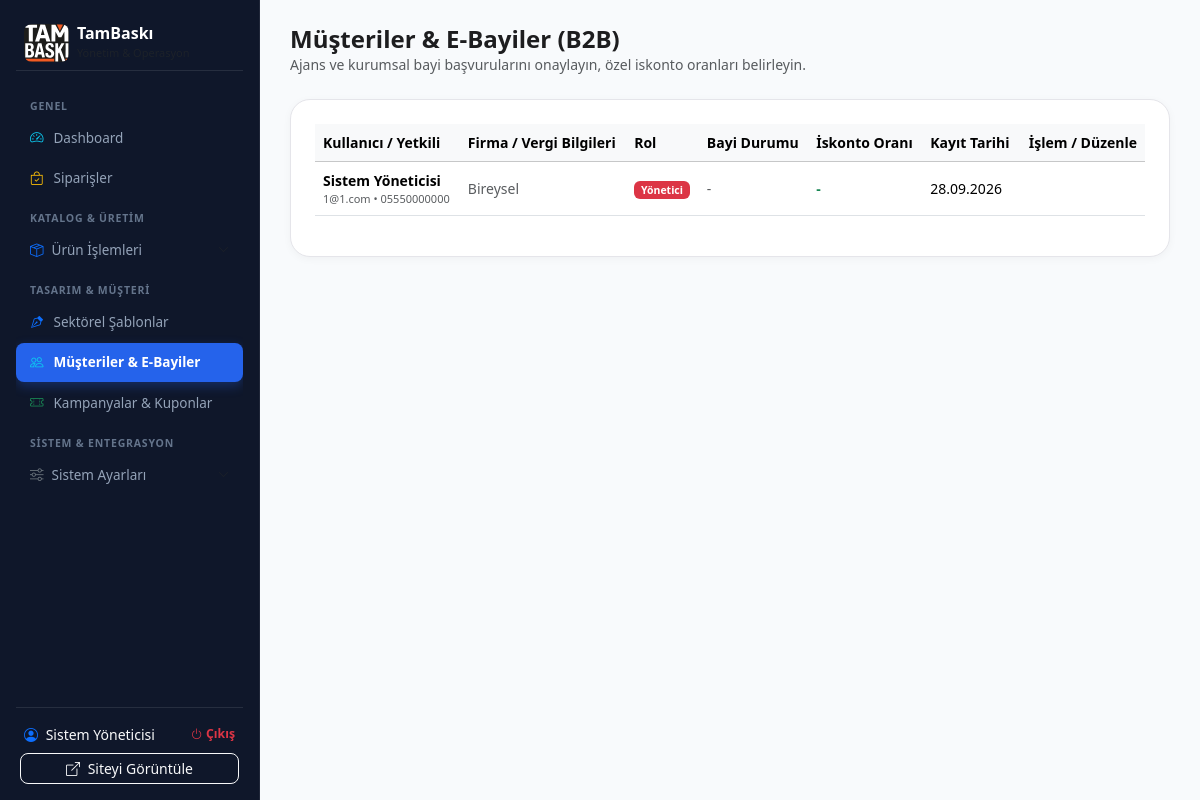
Screenshot of /admin/dealers.php (signed in) with the database file from the repository.
### tables this page shows
CREATE TABLE IF NOT EXISTS `users` (
  `id` INT AUTO_INCREMENT PRIMARY KEY,
  `full_name` VARCHAR(150) NOT NULL,
  `email` VARCHAR(150) NOT NULL UNIQUE,
  `password` VARCHAR(255) NOT NULL,
  `phone` VARCHAR(30) NULL,
  `role` ENUM('admin', 'customer', 'dealer') DEFAULT 'customer',
  `dealer_company` VARCHAR(200) NULL,
  `tax_number` VARCHAR(50) NULL,
  `tax_office` VARCHAR(100) NULL,
  `dealer_status` ENUM('pending', 'approved', 'rejected') DEFAULT 'pending',
  `discount_rate` DECIMAL(5,2) DEFAULT 0.00,
  `address` TEXT NULL,
  `city` VARCHAR(50) NULL,
  `district` VARCHAR(50) NULL,
  `created_at` DATETIME DEFAULT CURRENT_TIMESTAMP,
  `updated_at` DATETIME DEFAULT CURRENT_TIMESTAMP ON UPDATE CURRENT_TIMESTAMP
);

### classes/Auth.php (called while the page is built, shortened)
<?php
class Auth {
    private static $currentUser = null;
    public static function check() {
        return isset($_SESSION['user_id']) && !empty($_SESSION['user_id']);
    }
    public static function user() {
        if (self::$currentUser !== null) return self::$currentUser;
        $db = Database::getInstance()->getConnection();
        $stmt = $db->prepare("SELECT * FROM users WHERE id = ?");
        $stmt->execute([$_SESSION['user_id']]);
        self::$currentUser = $stmt->fetch();
        return self::$currentUser;
    }
    public static function isAdmin() {
        $user = self::user();
        return $user && $user['role'] === 'admin';
    }
    public static function requireAdmin() {
        if (!self::isAdmin()) {
            Helper::setFlash('danger', 'Bu sayfaya erişim yetkiniz bulunmuyor.');
            header("Location: " . SITE_URL . "/admin/login.php?redirect=" . urlencode($_SERVER['REQUEST_URI']));
            exit;
        }
    }
}

### admin/dealers.php (the view, shortened to what this page needs)
<?php
Auth::requireAdmin();
$db = Database::getInstance()->getConnection();
$users = $db->query("SELECT * FROM users ORDER BY role ASC, id DESC")->fetchAll();
require_once __DIR__ . '/header.php';
?>
<div class="d-flex justify-content-between align-items-center mb-4">
    <div>
        <h4 class="fw-bold mb-0">Müşteriler & E-Bayiler (B2B)</h4>
        <p class="text-muted small mb-0">Ajans ve kurumsal bayi başvurularını onaylayın, özel iskonto oranları belirleyin.</p>
    </div>
</div>
<div class="apple-card p-4">
    <div class="table-responsive">
        <table class="table table-hover align-middle small">
            <thead class="table-light">
                <tr>
                    <th>Kullanıcı / Yetkili</th>
                    <th>Firma / Vergi Bilgileri</th>
                    <th>Rol</th>
                    <th>Bayi Durumu</th>
                    <th>İskonto Oranı</th>
                    <th>Kayıt Tarihi</th>
                    <th class="text-end">İşlem / Düzenle</th>
                </tr>
            </thead>
            <tbody>
                <?php foreach ($users as $u): ?>
                    <tr>
                        <td>
                            <div class="fw-bold"><?= htmlspecialchars($u['full_name']) ?></div>
                            <div class="text-muted" style="font-size: 11px;"><?= htmlspecialchars($u['email']) ?> • <?= htmlspecialchars($u['phone'] ?? '') ?></div>
                        </td>
                        <td>
                            <?php if ($u['role'] === 'dealer'): ?>
                                <div class="fw-bold"><?= htmlspecialchars($u['dealer_company'] ?? '-') ?></div>
                                <div class="text-muted" style="font-size: 11px;">V.No: <?= htmlspecialchars($u['tax_number'] ?? '-') ?> (<?= htmlspecialchars($u['tax_office'] ?? '-') ?>)</div>
                            <?php else: ?>
                                <span class="text-muted">Bireysel</span>
                            <?php endif; ?>
                        </td>
                        <td>
                            <?php if ($u['role'] === 'admin'): ?>
                                <span class="badge bg-danger">Yönetici</span>
                            <?php elseif ($u['role'] === 'dealer'): ?>
                                <span class="badge bg-primary">E-Bayi</span>
                            <?php else: ?>
                                <span class="badge bg-secondary">Müşteri</span>
                            <?php endif; ?>
                        </td>
                        <td>
                            <?php if ($u['role'] === 'dealer'): ?>
                                <?php if ($u['dealer_status'] === 'approved'): ?>
                                    <span class="badge bg-success">Onaylandı</span>
                                <?php elseif ($u['dealer_status'] === 'pending'): ?>
                                    <span class="badge bg-warning text-dark">Onay Bekliyor</span>
                                <?php else: ?>
                                    <span class="badge bg-danger">Reddedildi</span>
                                <?php endif; ?>
                            <?php else: ?>
                                <span class="text-muted">-</span>
                            <?php endif; ?>
                        </td>
                        <td class="fw-bold text-success">
                            <?= $u['role'] === 'dealer' ? '%' . (int)$u['discount_rate'] : '-' ?>
                        </td>
                        <td><?= date('d.m.Y', strtotime($u['created_at'])) ?></td>
                        <td class="text-end">
                        </td>
                    </tr>
                <?php endforeach; ?>
            </tbody>
        </table>
    </div>
</div>
<?php require_once __DIR__ . '/footer.php'; ?>

### admin/header.php (shortened to what this page needs)
<?php
$currentAdmin = Auth::user();
$activePage = basename($_SERVER['PHP_SELF']);
$isProductMenuOpen = in_array($activePage, ['products.php', 'categories.php', 'variants.php', 'pricing_engine.php']);
$isSettingsMenuOpen = in_array($activePage, ['payment_settings.php', 'cargo_settings.php', 'ai_api.php']);
?>
<!DOCTYPE html>
<html lang="tr">
<head>
    <link href="https://cdn.jsdelivr.net/npm/bootstrap@5.3.3/dist/css/bootstrap.min.css" rel="stylesheet">
    <link rel="stylesheet" href="https://cdn.jsdelivr.net/npm/bootstrap-icons@1.11.3/font/bootstrap-icons.min.css">
    <link rel="stylesheet" href="<?= SITE_URL ?>/assets/css/style.css">
</head>
<body>
<div class="d-flex flex-column flex-lg-row">
    <aside class="admin-sidebar p-3 d-flex flex-column">
        <div class="d-flex align-items-center gap-2 mb-3 px-2 pt-2 pb-2 border-bottom border-secondary border-opacity-25">
            <a href="<?= SITE_URL ?>/admin/index.php" class="d-flex align-items-center gap-2 text-decoration-none">
                <img src="<?= SITE_URL ?>/assets/img/logo-badge.svg" alt="TamBaskı" style="height: 38px; width: auto; border-radius: 8px;">
                <div>
                    <div class="fw-bold text-white fs-6 lh-1">TamBaskı</div>
                    <div class="text-muted small mt-1" style="font-size: 11px;">Yönetim & Operasyon</div>
                </div>
            </a>
        </div>
        <nav class="flex-grow-1 overflow-y-auto" style="max-height: calc(100vh - 150px);">
            <div class="admin-nav-group-title">Genel</div>
            <a href="<?= SITE_URL ?>/admin/index.php" class="admin-nav-link <?= $activePage == 'index.php' ? 'active' : '' ?>">
                <i class="bi bi-speedometer2 text-info"></i> Dashboard
            </a>
            <a href="<?= SITE_URL ?>/admin/orders.php" class="admin-nav-link <?= $activePage == 'orders.php' ? 'active' : '' ?>">
                <i class="bi bi-bag-check text-warning"></i> Siparişler
            </a>
            <div class="admin-nav-group-title">Katalog & Üretim</div>
            <a class="admin-nav-link admin-menu-toggle <?= $isProductMenuOpen ? 'text-white' : '' ?>" data-bs-toggle="collapse" href="#submenuProducts" role="button" aria-expanded="<?= $isProductMenuOpen ? 'true' : 'false' ?>">
                <div class="d-flex align-items-center gap-2">
                    <i class="bi bi-box-seam text-primary"></i>
                    <span>Ürün İşlemleri</span>
                </div>
                <i class="bi bi-chevron-down chevron-icon text-muted"></i>
            </a>
            <div class="admin-nav-group-title">Tasarım & Müşteri</div>
            <a href="<?= SITE_URL ?>/admin/templates.php" class="admin-nav-link <?= $activePage == 'templates.php' ? 'active' : '' ?>">
                <i class="bi bi-vector-pen text-primary"></i> Sektörel Şablonlar
            </a>
            <a href="<?= SITE_URL ?>/admin/dealers.php" class="admin-nav-link <?= $activePage == 'dealers.php' ? 'active' : '' ?>">
                <i class="bi bi-people text-info"></i> Müşteriler & E-Bayiler
            </a>
            <a href="<?= SITE_URL ?>/admin/campaigns.php" class="admin-nav-link <?= $activePage == 'campaigns.php' ? 'active' : '' ?>">
                <i class="bi bi-ticket-perforated text-success"></i> Kampanyalar & Kuponlar
            </a>
            <div class="admin-nav-group-title">Sistem & Entegrasyon</div>
            <a class="admin-nav-link admin-menu-toggle <?= $isSettingsMenuOpen ? 'text-white' : '' ?>" data-bs-toggle="collapse" href="#submenuSettings" role="button" aria-expanded="<?= $isSettingsMenuOpen ? 'true' : 'false' ?>">
                <div class="d-flex align-items-center gap-2">
                    <i class="bi bi-sliders text-secondary"></i>
                    <span>Sistem Ayarları</span>
                </div>
                <i class="bi bi-chevron-down chevron-icon text-muted"></i>
            </a>
        </nav>
        <div class="pt-3 border-top border-secondary border-opacity-25 px-1 mt-auto">
            <div class="d-flex align-items-center justify-content-between text-muted small px-1">
                <span class="text-truncate fw-medium text-light" style="max-width: 140px;">
                    <i class="bi bi-person-circle me-1 text-primary"></i> <?= htmlspecialchars($currentAdmin['full_name']) ?>
                </span>
                <a href="<?= SITE_URL ?>/logout.php" class="text-danger text-decoration-none small fw-bold"><i class="bi bi-power"></i> Çıkış</a>
            </div>
            <a href="<?= SITE_URL ?>/" target="_blank" class="btn btn-sm btn-outline-light w-100 mt-2 py-1 small rounded-3">
                <i class="bi bi-box-arrow-up-right me-1"></i> Siteyi Görüntüle
            </a>
        </div>
    </aside>
    <main class="admin-main flex-grow-1">

### assets/css/style.css (style rules this page uses)
:root { --primary: #0071e3; --primary-hover: #0077ed; --primary-dark: #004b99; --accent-pink: #e60087; --accent-pink-hover: #d1007a; --bg-main: #f5f5f7; --bg-card: #ffffff; --text-main: #1d1d1f; --text-muted: #86868b; --text-light: #a1a1a6; --border-color: #d2d2d7; --border-light: #e5e5ea; --radius-sm: 8px; --radius-md: 14px; --radius-lg: 20px; --radius-xl: 28px; --shadow-sm: 0 2px 8px rgba(0, 0, 0, 0.04); --shadow-md: 0 8px 24px rgba(0, 0, 0, 0.08); --shadow-lg: 0 20px 40px rgba(0, 0, 0, 0.12); --glass-bg: rgba(255, 255, 255, 0.82); --glass-border: rgba(255, 255, 255, 0.4); }
body { font-family: -apple-system, BlinkMacSystemFont, "SF Pro Text", "SF Pro Display", "Segoe UI", Roboto, Helvetica, Arial, sans-serif; background-color: var(--bg-main); color: var(--text-main); line-height: 1.5; -webkit-font-smoothing: antialiased; -moz-osx-font-smoothing: grayscale; margin: 0; padding: 0; }
.apple-card { background: var(--bg-card); border-radius: var(--radius-lg); border: 1px solid var(--border-light); box-shadow: var(--shadow-sm); transition: all 0.3s cubic-bezier(0.16, 1, 0.3, 1); overflow: hidden; }

### admin/header.php (style rules this page uses)
body { overflow-x: hidden; background: #f8fafc; font-family: system-ui, -apple-system, "Segoe UI", Roboto, sans-serif; }
.admin-sidebar { width: 260px; height: 100vh; background: #0f172a; color: #e2e8f0; position: fixed; top: 0; left: 0; bottom: 0; z-index: 1000; overflow-y: auto; border-right: 1px solid rgba(255, 255, 255, 0.07); }
.admin-main { margin-left: 260px; padding: 25px 30px; min-height: 100vh; width: calc(100% - 260px); max-width: calc(100% - 260px); box-sizing: border-box; background: #f8fafc; }
.admin-nav-group-title { font-size: 10.5px; font-weight: 700; letter-spacing: 0.8px; text-transform: uppercase; color: #64748b; padding: 12px 14px 4px 14px; }
.admin-nav-link { display: flex; align-items: center; gap: 10px; padding: 9px 14px; color: #94a3b8; font-size: 13.5px; font-weight: 500; text-decoration: none; border-radius: 8px; margin-bottom: 2px; transition: all 0.15s ease-in-out; cursor: pointer; }
.admin-nav-link.active { background: #2563eb; color: #ffffff; font-weight: 600; box-shadow: 0 4px 12px rgba(37,99,235,0.3); }
.admin-menu-toggle { display: flex; align-items: center; justify-content: space-between; width: 100%; }
.admin-menu-toggle .chevron-icon { transition: transform 0.2s ease; font-size: 11px; }

### rows the page displays
users: full_name "Sistem Yöneticisi", email "1@1.com", phone "05550000000", role "Bireysel", created_at "28.09.2026"
